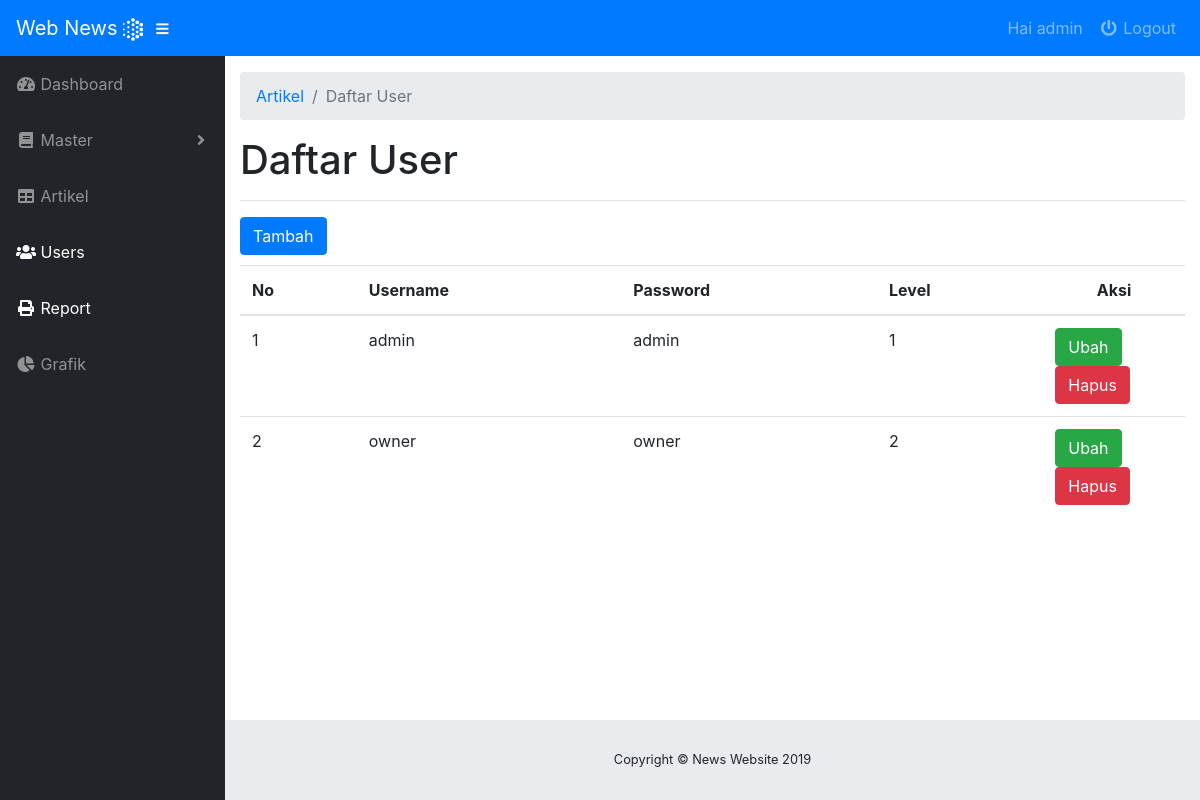
Page /index.php?page=user (signed in) on the committed database.
### tables this page shows
CREATE TABLE `tbl_user` (
  `id_user` int(11) NOT NULL,
  `username` varchar(50) NOT NULL,
  `password` varchar(50) NOT NULL,
  `level` int(2) NOT NULL
);

### page/user/tabel_user.php (the view)
<div class="container-fluid">
       <ol class="breadcrumb">
         <li class="breadcrumb-item">
           <a href="?page=artikel">Artikel</a>
         </li>
         <li class="breadcrumb-item active">Daftar User</li>
       </ol>
       <h1>Daftar User</h1>
       <hr>
       <a href="?page=user&aksi=tambah_user" class="btn btn-flat btn-primary" style="margin-bottom:10px">Tambah</a>
       <table class="table table-hover" width="100%">
         <thead>
           <tr>
             <th>No</th>
             <th>Username</th>
             <th>Password</th>
             <th>Level</th>
             <th width="15%"><center>Aksi</center></th>
           </tr>
         </thead>
         <tbody>
             <?php
                   $no     = 1;
                   $sql    = mysqli_query($db,"SELECT * FROM tbl_user");
                   while ($tampil = mysqli_fetch_array($sql)) {
              ?>
           <tr>
             <td><?php   echo $no++; ?></td>
             <td><?php   echo $tampil['username']; ?></td>
             <td><?php   echo $tampil['password']; ?></td>
             <td><?php   echo $tampil['level']; ?></td>
             <td>
               <a href="" class="btn btn-success btn-flat">Ubah</a>
               <a href="?page=user&aksi=hapus_user&id=<?=$tampil['id_user']?>" class="btn btn-danger btn-flat">Hapus</a>
             </td>
           </tr>
           <?php   } ?>
         </tbody>
       </table>
     </div>

### rows in the picture
tbl_user: username "admin", password "admin", level "1"
tbl_user: username "owner", password "owner", level "2"

### other values in the picture
$_SESSION['username'] "admin"
